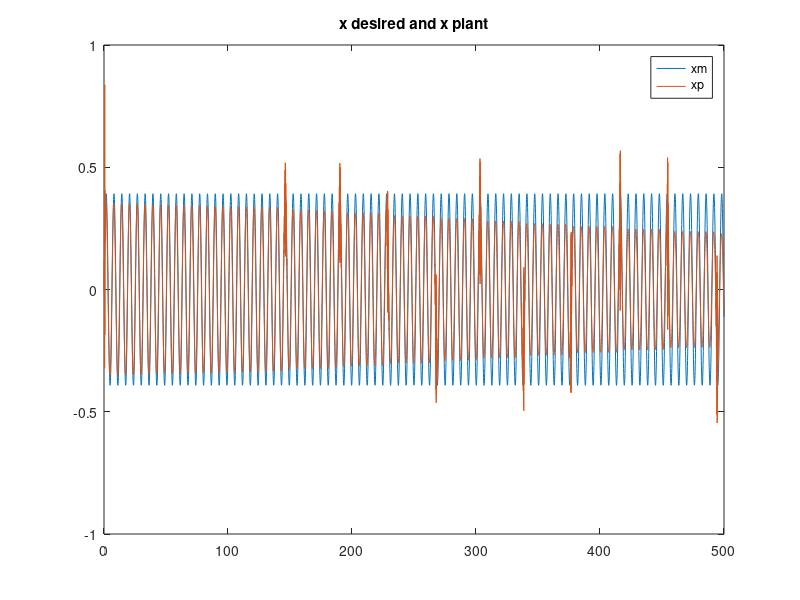
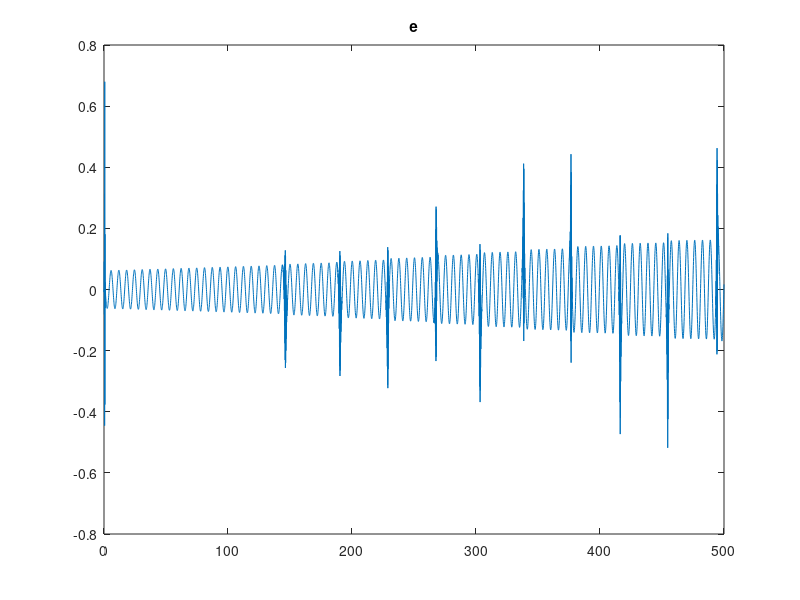
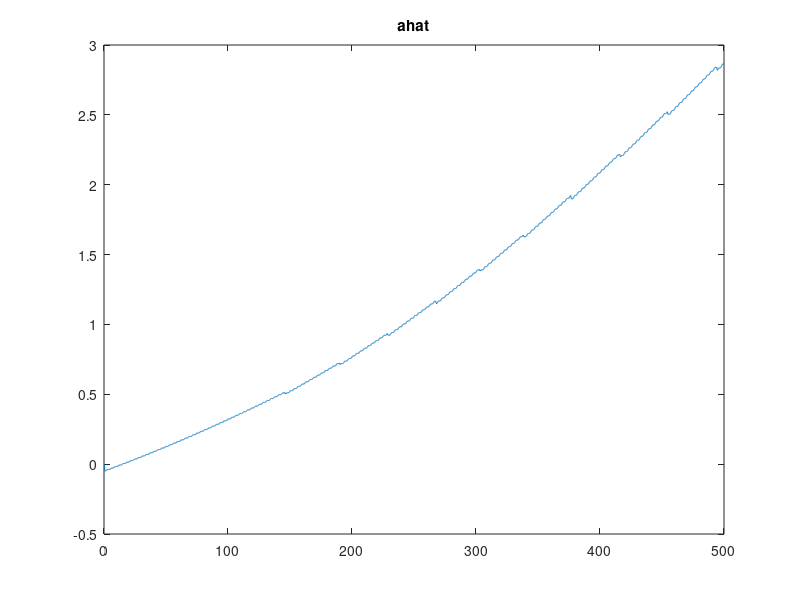
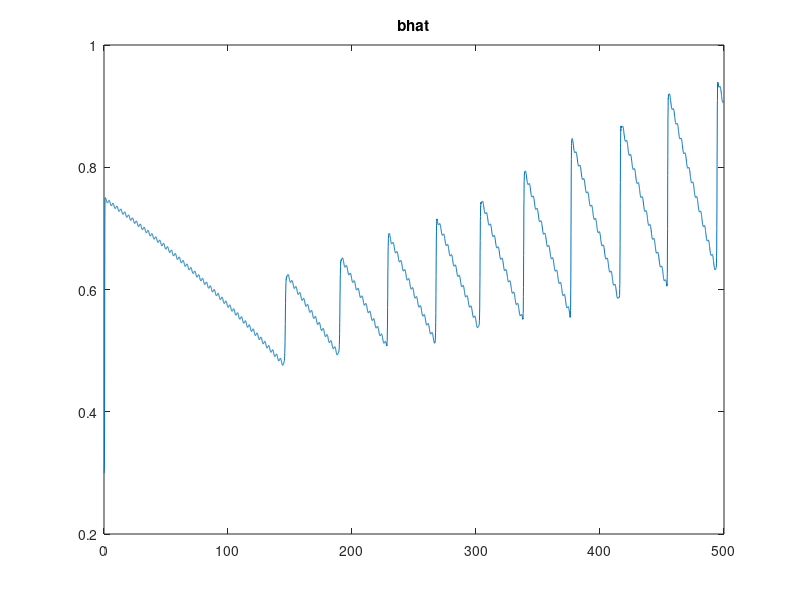

Source code (MATLAB) for these figures, in order:
function figures()
%% Figures() 
%This function loads the whole workspace of the main script that calls it and plots all loop signals 
%and variables to make sure they're bounded.
%%
load workspace.mat
figure(1)
plot(t_space,xm);
hold on
plot(t_space,x);
legend('xm','xp'); 
title('x desired and x plant');
hold off

figure(2)
plot(t_space,e)
title('e')

figure(3)
plot(t_space,a_hat)
title('ahat')

figure(4)
plot(t_space,b_hat)
title('bhat')

figure(5)
plot(t_space(1:end-1),k)
title('k')

figure(6)
plot(t_space(1:end-1),l)
title('l')


figure(7)
plot(t_space(1:end-1),u)
title('u')
end
